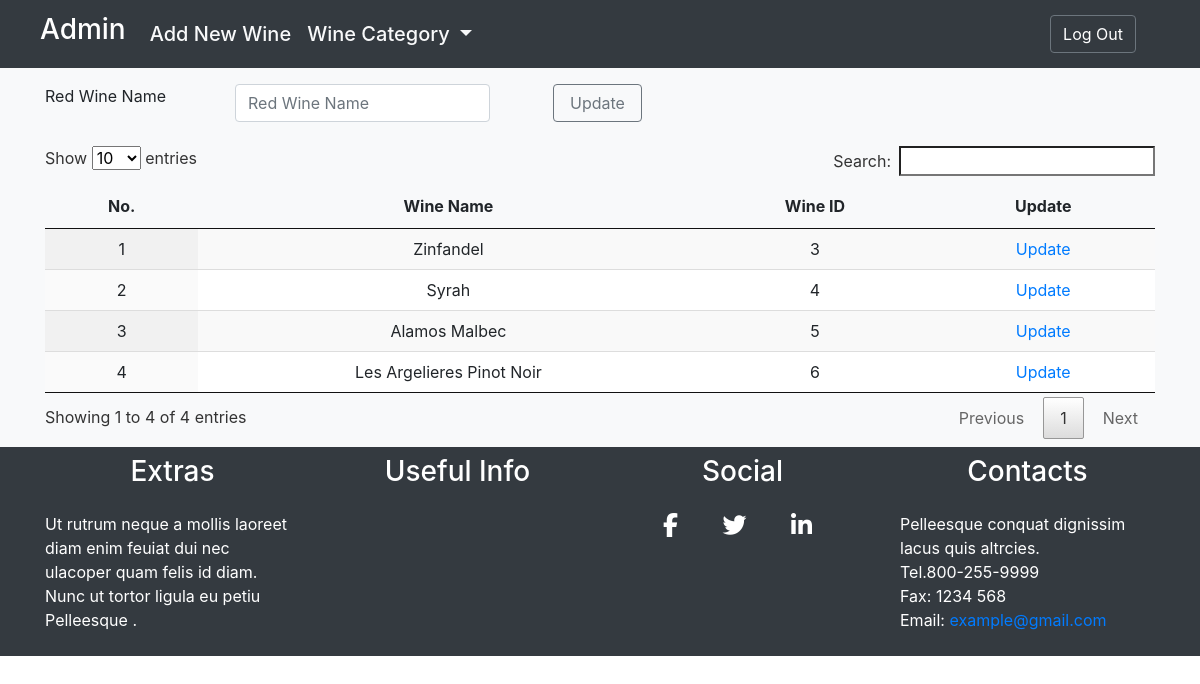
The app's page /view/redwine_view.php (signed in) with its own data.
### tables this page shows
CREATE TABLE `wine` (
  `id` int(11) NOT NULL,
  `name` varchar(100) DEFAULT NULL,
  `categoryid` int(11) DEFAULT NULL,
  `description` varchar(300) DEFAULT NULL,
  `image_url` varchar(200) DEFAULT NULL,
  `created_by` int(11) DEFAULT NULL,
  `updated_by` int(11) DEFAULT NULL,
  `created_at` date DEFAULT NULL,
  `updated_at` date DEFAULT NULL
);

### model/dbconnect.php (called while the page is built, shortened)
<?php
$db = "winestore";
?>

### controller/redwine_controller.php (called while the page is built, shortened)
<?php
require_once '../model/redwine_model.php';
class RedWineController
{
        function select($id)
        {
            $redwine = new RedWine();
            $data = $redwine->select($id);
            return $data;
        }
}
?>

### model/redwine_model.php (called while the page is built, shortened)
<?php
class RedWine
{
    protected $conn;
    function __construct()
    {
        include __DIR__."/dbconnect.php";
		$this->conn = $conn;
    }
        function select($id)
        {
            if($id == null)
                return mysqli_query($this->conn,
                "SELECT wine.name,wine.id,category.category_id FROM `wine` INNER JOIN `category` WHERE wine.categoryid=2 and category.category_id=2");
            else
                return mysqli_query($this->conn,
                "SELECT *
                    FROM `wine` WHERE id=$id");
        }
}
?>

### view/redwine_view.php (the view, shortened to what this page needs)
<?php
require_once 'header.php';
require_once 'admin_navbar.php';
require_once '../controller/redwine_controller.php';
$redwine = new RedWineController();
$wupdate = "Update";
$ud = "";
?>
<div class="container-fluid bg-light">
    <div class="container pt-3 align-center">
		<form class="form-group" role="form" action ="../controller/redwine_controller.php" method="post">
            <div class="form-group row">
                <label for="wname" class="col-sm-2 col-control-label">Red Wine Name</label>
                <div class="col-sm-3">
                    <input type="text" class="form-control" name="wname" placeholder="Red Wine Name"
                    >
                    <?php
                        if($ud = "update")
                        {
                    ?>
                            <input type="hidden" name="id" value="<?= $id ?>">
                    <?php
                        }
                    ?>
                </div>
                <button class="btn btn-outline-secondary ml-5 mr-2 px-3" type="submit" name=<?= $ud ?>><?= $wupdate ?></button>
            </div>
		</form>
	</div>
    <div class="container py-2">
        <table id="example" class="display text-center">
            <thead>
                <tr>
                    <th>No.</th>
                    <th>Wine Name</th>
                    <th>Wine ID</th>
                    <th>Update</th>
                </tr>
            </thead>
            <tbody>
                <?php
                    $sql = $redwine->select("");
                    $i = 1;
                    while($data = mysqli_fetch_array($sql))
                    {
                ?>
                        <tr>
                            <td><?= $i++ ?></td>
                            <td><?= $data['name'] ?></td>
                            <td><?= $data['id'] ?></td>
                            <td>
                                <a href="../view/redwine_view.php?id=<?= $data['id'] ?>" >Update</a>
                            </td>
                        </tr>
                <?php
                    }
                ?>
            </tbody>
        </table>
    </div>
</div>
<?php
require_once 'footer.php';
?>

### records on screen
wine: name "Zinfandel", id "3"
wine: name "Syrah", id "4"
wine: name "Alamos Malbec", id "5"
wine: name "Les Argelieres Pinot Noir", id "6"

### other values on screen
$wupdate "Update"
